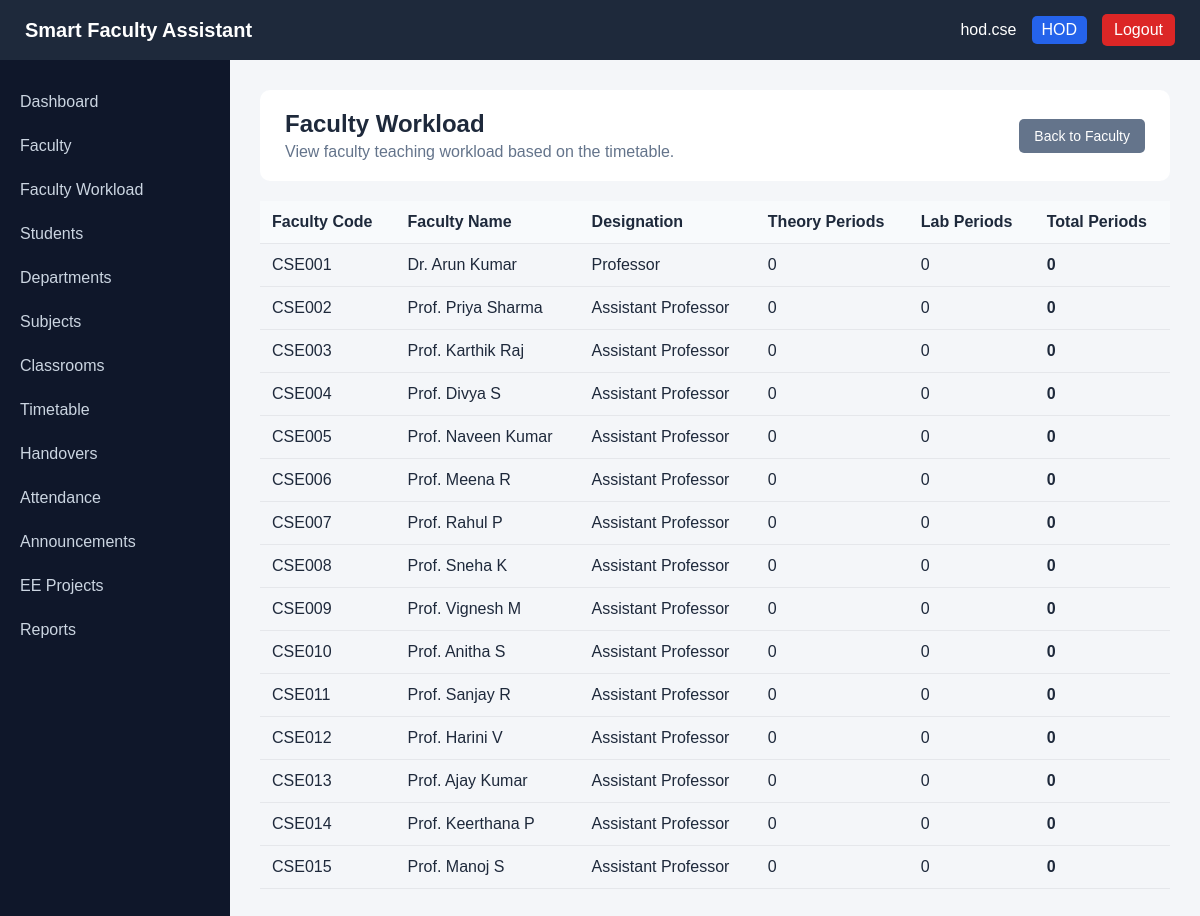
Screenshot of /admin/faculty-workload.php (signed in) with the database file from the repository.
### tables this page shows
CREATE TABLE faculty (
    faculty_id INT AUTO_INCREMENT PRIMARY KEY,

    user_id INT NOT NULL UNIQUE,

    faculty_code VARCHAR(20) NOT NULL UNIQUE,

    faculty_name VARCHAR(100) NOT NULL,

    email VARCHAR(100),

    phone VARCHAR(20),

    department_id INT NOT NULL,

    designation VARCHAR(50) DEFAULT 'Assistant Professor',

    is_hod BOOLEAN DEFAULT FALSE,

    FOREIGN KEY (user_id)
        REFERENCES users(user_id)
        ON DELETE CASCADE
        ON UPDATE CASCADE,

    FOREIGN KEY (department_id)
        REFERENCES departments(department_id)
        ON DELETE RESTRICT
        ON UPDATE CASCADE
);

### admin/faculty-workload.php (the view, shortened to what this page needs)
<?php
require_once "../config/database.php";
$sql = "
    SELECT
        f.faculty_id,
        f.faculty_code,
        f.faculty_name,
        f.designation,
        COALESCE(
            SUM(
                CASE
                    WHEN s.subject_type = 'THEORY'
                    THEN 1
                    ELSE 0
                END
            ),
            0
        ) AS theory_periods,
        COALESCE(
            SUM(
                CASE
                    WHEN s.subject_type = 'LAB'
                    THEN 1
                    ELSE 0
                END
            ),
            0
        ) AS lab_periods,
        COUNT(t.timetable_id) AS total_periods
    FROM faculty f
    LEFT JOIN timetable t
        ON f.faculty_id = t.faculty_id
    LEFT JOIN subjects s
        ON t.subject_id = s.subject_id
    GROUP BY
        f.faculty_id,
        f.faculty_code,
        f.faculty_name,
        f.designation
    ORDER BY
        f.faculty_code
";
$result = $conn->query($sql);
?>
<?php require_once "../includes/header.php"; ?>
<?php require_once "../includes/navbar.php"; ?>
<?php require_once "../includes/sidebar.php"; ?>
<main>
    <div class="page-header">
        <div>
            <h1>
                Faculty Workload
            </h1>
            <p>
                View faculty teaching workload based on the timetable.
            </p>
        </div>
        <a
            href="faculty.php"
            class="btn btn-secondary"
        >
            Back to Faculty
        </a>
    </div>
    <div class="table-card">
        <div class="table-responsive">
            <table>
                <thead>
                    <tr>
                        <th>
                            Faculty Code
                        </th>
                        <th>
                            Faculty Name
                        </th>
                        <th>
                            Designation
                        </th>
                        <th>
                            Theory Periods
                        </th>
                        <th>
                            Lab Periods
                        </th>
                        <th>
                            Total Periods
                        </th>
                    </tr>
                </thead>
                <tbody>
                    <?php if (
                        $result &&
                        $result->num_rows > 0
                    ): ?>
                        <?php while (
                            $row =
                            $result->fetch_assoc()
                        ): ?>
                            <tr>
                                <td>
                                    <?php
                                    echo htmlspecialchars(
                                        $row["faculty_code"]
                                    );
                                    ?>
                                </td>
                                <td>
                                    <?php
                                    echo htmlspecialchars(
                                        $row["faculty_name"]
                                    );
                                    ?>
                                </td>
                                <td>
                                    <?php
                                    echo htmlspecialchars(
                                        $row["designation"]
                                    );
                                    ?>
                                </td>
                                <td>
                                    <?php
                                    echo (int)
                                        $row["theory_periods"];
                                    ?>
                                </td>
                                <td>
                                    <?php
                                    echo (int)
                                        $row["lab_periods"];
                                    ?>
                                </td>
                                <td>
                                    <strong>
                                        <?php
                                        echo (int)
                                            $row["total_periods"];
                                        ?>
                                    </strong>
                                </td>
                            </tr>
                        <?php endwhile; ?>
                    <?php endif; ?>
                </tbody>
            </table>
        </div>
    </div>
</main>
<?php require_once "../includes/footer.php"; ?>

### assets/css/style.css (style rules this page uses)
* { margin: 0; padding: 0; box-sizing: border-box; }
body { font-family: Arial, sans-serif; background: #f4f6f9; color: #1e293b; }
main, .main-content { margin-left: 230px; padding: 90px 30px 30px; min-height: 100vh; width: auto; box-sizing: border-box; }
.page-header { display: flex; justify-content: space-between; align-items: center; width: 100%; padding: 20px 25px; margin-bottom: 20px; background: #ffffff; border-radius: 10px; box-sizing: border-box; gap: 20px; }
.page-header p { margin: 0; color: #64748b; }
.page-header .btn { flex-shrink: 0; }
table { width: 100%; border-collapse: collapse; }
th, td { padding: 12px; border-bottom: 1px solid #e5e7eb; text-align: left; }
th { background: #f8fafc; }
.btn { display: inline-block; padding: 9px 15px; border: none; border-radius: 5px; text-decoration: none; cursor: pointer; font-size: 14px; }
.btn-secondary { background: #64748b; color: white; }
.page-header h1 { margin: 0 0 5px 0; color: #1e293b; font-size: 24px; }

### rows the page displays
faculty: faculty_code "CSE001", faculty_name "Dr. Arun Kumar", designation "Professor", theory_periods "0", lab_periods "0", total_periods "0"
faculty: faculty_code "CSE002", faculty_name "Prof. Priya Sharma", designation "Assistant Professor", theory_periods "0", lab_periods "0", total_periods "0"
faculty: faculty_code "CSE003", faculty_name "Prof. Karthik Raj", designation "Assistant Professor", theory_periods "0", lab_periods "0", total_periods "0"
faculty: faculty_code "CSE004", faculty_name "Prof. Divya S", designation "Assistant Professor", theory_periods "0", lab_periods "0", total_periods "0"
faculty: faculty_code "CSE005", faculty_name "Prof. Naveen Kumar", designation "Assistant Professor", theory_periods "0", lab_periods "0", total_periods "0"
faculty: faculty_code "CSE006", faculty_name "Prof. Meena R", designation "Assistant Professor", theory_periods "0", lab_periods "0", total_periods "0"
faculty: faculty_code "CSE007", faculty_name "Prof. Rahul P", designation "Assistant Professor", theory_periods "0", lab_periods "0", total_periods "0"
faculty: faculty_code "CSE008", faculty_name "Prof. Sneha K", designation "Assistant Professor", theory_periods "0", lab_periods "0", total_periods "0"
faculty: faculty_code "CSE009", faculty_name "Prof. Vignesh M", designation "Assistant Professor", theory_periods "0", lab_periods "0", total_periods "0"
faculty: faculty_code "CSE010", faculty_name "Prof. Anitha S", designation "Assistant Professor", theory_periods "0", lab_periods "0", total_periods "0"
faculty: faculty_code "CSE011", faculty_name "Prof. Sanjay R", designation "Assistant Professor", theory_periods "0", lab_periods "0", total_periods "0"
faculty: faculty_code "CSE012", faculty_name "Prof. Harini V", designation "Assistant Professor", theory_periods "0", lab_periods "0", total_periods "0"
faculty: faculty_code "CSE013", faculty_name "Prof. Ajay Kumar", designation "Assistant Professor", theory_periods "0", lab_periods "0", total_periods "0"
faculty: faculty_code "CSE014", faculty_name "Prof. Keerthana P", designation "Assistant Professor", theory_periods "0", lab_periods "0", total_periods "0"
faculty: faculty_code "CSE015", faculty_name "Prof. Manoj S", designation "Assistant Professor", theory_periods "0", lab_periods "0", total_periods "0"

### other values shown
$_SESSION['username'] "hod.cse"
$_SESSION['role'] "HOD"
